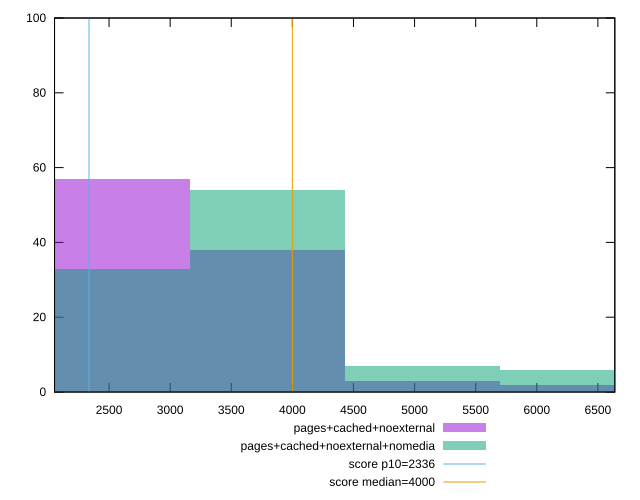

Recreate this plot in gnuplot.
reset

$pagesCachedNoexternal <<EOF
2531.391718137416 57
3797.0875772061236 38
5062.783436274832 3
6328.47929534354 2
EOF

$pagesCachedNoexternalNomedia <<EOF
3797.0875772061236 54
5062.783436274832 7
6328.47929534354 6
2531.391718137416 33
EOF

set key outside below
set boxwidth 1265.695859068708
set xrange [2053.962:6638.604000000001]
set yrange [0:100]
set trange [0:100]
set style fill transparent solid 0.5 noborder

set parametric
set terminal svg size 640, 500 enhanced background rgb 'white'
set output "reprap/first-contentful-paint/comparison/histogram/2_vs_3.svg"

plot $pagesCachedNoexternal title "pages+cached+noexternal" with boxes, \
     $pagesCachedNoexternalNomedia title "pages+cached+noexternal+nomedia" with boxes, \
     2336,t title "score p10=2336", \
     4000,t title "score median=4000"

reset
